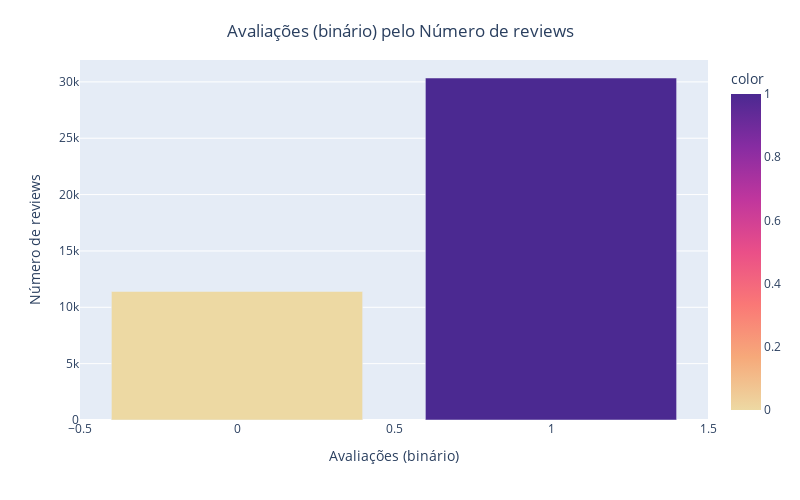

The code cell stored with this chart in its notebook:
### Markdown cell above
<h2> Plotando o gráfico de distribuição binárias das notas, sendo 0 não gostou e 1 aprovou o pedido</h2>

### Code cell
plotBars(data_bin, 'Avaliações (binário)', 'Número de reviews')

### Figure 1 — Plotly figure (JSON) as saved in the notebook; plotly's stock layout.template omitted (floating-point values rounded to 4 significant figures)
{"data": [{"alignmentgroup": "True", "hovertemplate": "x=%{x}<br>y=%{y}<br>color=%{marker.color}<extra></extra>", "legendgroup": "", "marker": {"color": [0, 1, null], "coloraxis": "coloraxis", "pattern": {"shape": ""}}, "name": "", "offsetgroup": "", "orientation": "v", "showlegend": false, "textposition": "auto", "type": "bar", "x": [0, 1, null], "xaxis": "x", "y": [11407, 30344, 0], "yaxis": "y"}], "layout": {"autosize": false, "barmode": "relative", "coloraxis": {"colorbar": {"title": {"text": "color"}}, "colorscale": [[0, "rgb(237, 217, 163)"], [0.1667, "rgb(246, 169, 122)"], [0.3333, "rgb(250, 120, 118)"], [0.5, "rgb(234, 79, 136)"], [0.6667, "rgb(192, 54, 157)"], [0.8333, "rgb(135, 44, 162)"], [1, "rgb(75, 41, 145)"]]}, "height": 500, "legend": {"tracegroupgap": 0}, "margin": {"t": 60}, "showlegend": true, "title": {"text": "Avaliações (binário) pelo Número de reviews", "x": 0.5, "xanchor": "center", "y": 0.95, "yanchor": "top"}, "width": 800, "xaxis": {"anchor": "y", "domain": [0, 1], "title": {"text": "Avaliações (binário)"}}, "yaxis": {"anchor": "x", "domain": [0, 1], "title": {"text": "Número de reviews"}}}}
